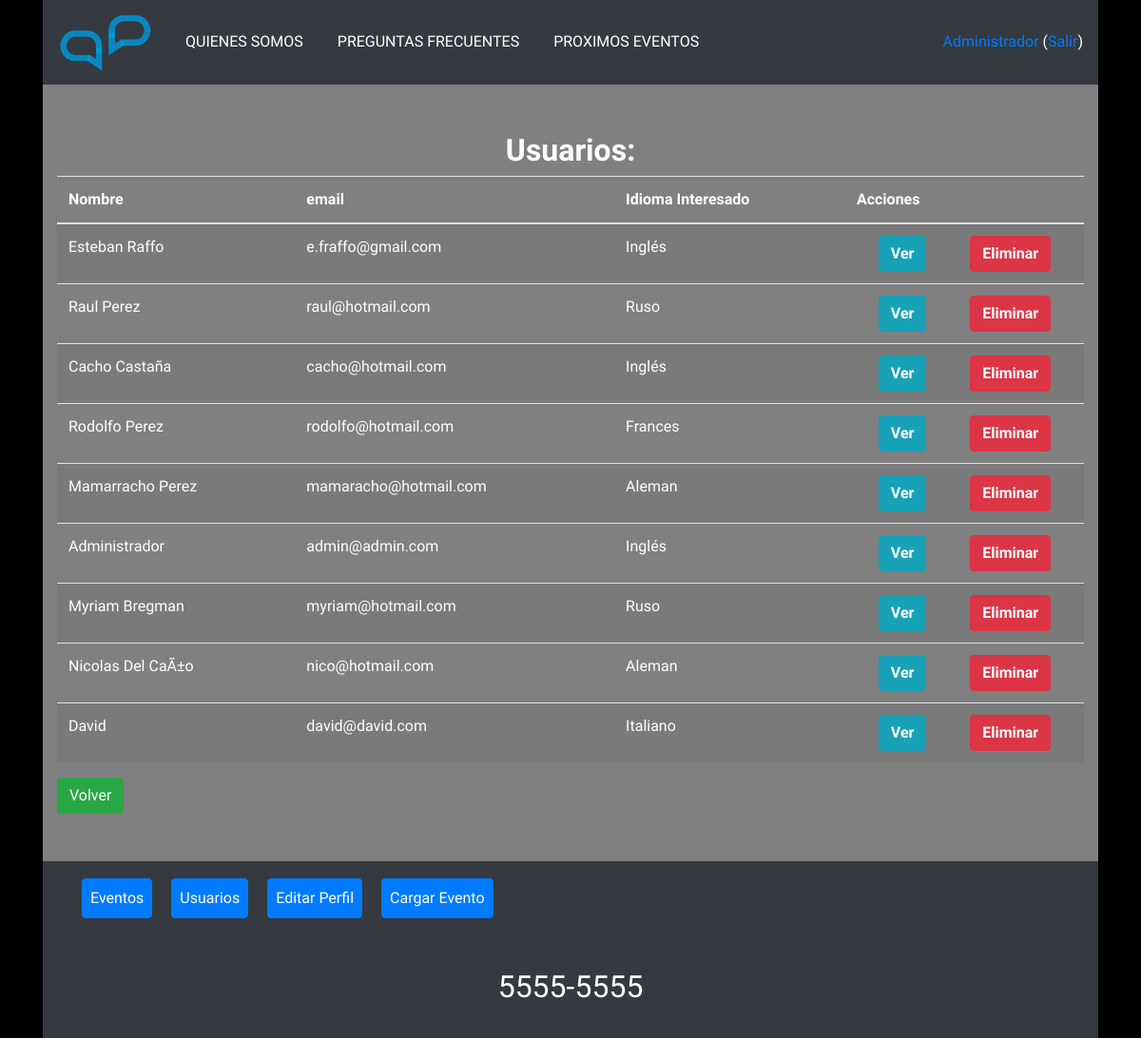
Page /VerUsuarios.php (signed in) on the committed database.
### tables this page shows
CREATE TABLE `users` (
  `id` int(10) NOT NULL AUTO_INCREMENT,
  `name` varchar(255) NOT NULL,
  `email` varchar(190) NOT NULL,
  `password` varchar(255) NOT NULL,
  `age` int(10) NOT NULL,
  `telephone` varchar(255) NOT NULL,
  `country` varchar(255) NOT NULL,
  `website` varchar(100) NOT NULL,
  `message` varchar(100) DEFAULT NULL,
  `sex` varchar(100) NOT NULL,
  `language` varchar(100) NOT NULL,
  `role_id` int(11) DEFAULT NULL,
  `created_at` timestamp NULL DEFAULT NULL,
  `updated_at` timestamp NULL DEFAULT NULL,
  `photo` varchar(255) DEFAULT NULL,
  PRIMARY KEY (`id`),
  UNIQUE KEY `users_email_unique` (`email`)
);

### funciones.php (called while the page is built, shortened)
<?php
	require_once('Clases/MySQL_DB.php');
	require_once('Clases/Modelo.php');
	require_once("Clases/Usuarios.php");
	require_once("Clases/usuario.php");
  if(isset($_SESSION['id'])) {
		$usuario = traerUsuarioPorId($_SESSION['id']);
	} else {
		$usuario = null;
	}
	function estaLogueado() {
		return isset($_SESSION['id']);
	}
	function traerUsuarioPorId($id){
		$unUsuario = new usuario(null, null);
		$unUsuario->find($id);
		if($unUsuario){
			return $unUsuario;
		}
		return false;
	}
	function dbConnect(){
		$ruta = 'mysql:host=localhost; dbname=tpi_db; charset=utf8; port=3306';
		$usuario = 'root';
		$password = 'root';
		$opciones = array(PDO::MYSQL_ATTR_INIT_COMMAND => "SET NAMES utf8");
		try {
			$conn = new PDO($ruta, $usuario, $password, $opciones);
			$conn->setAttribute(PDO::ATTR_ERRMODE, PDO::ERRMODE_EXCEPTION);
			return $conn;
		}
		catch( PDOException $ErrorEnConexion ) {
			echo "Error DB, dbConnect(): ".$ErrorEnConexion->getMessage();
			return false;
		}
	}

### Clases/MySQL_DB.php (called while the page is built, shortened)
<?php
class MySQL_DB extends DB
{
  protected $conn;
  public function __construct($conn){
    if($conn){
      $this->conn = $conn;
    }else{
      try {
        $this->conn = new PDO('mysql:host=localhost; dbname=tpi_db; charset=utf8; port=3306', 'root', 'root', array(PDO::MYSQL_ATTR_INIT_COMMAND => "SET NAMES utf8"));
        $this->conn->setAttribute(PDO::ATTR_ERRMODE, PDO::ERRMODE_EXCEPTION);
      } catch (Exception $e) {
        echo $e->getMessage();
        exit;
      }
    }
  }
  public function select($tabla, $columnas, $modelo){
    $campos = '';
    foreach ($columnas as $value) {
      if (in_array($value, $modelo->columns)) {
        $campos .= $value . ',';
      }
    }
    $campos = trim($campos, ',');
    $sql = 'select '.$campos.' from '.$tabla;
    try {
      $ConsultaALaBase = $this->conn->prepare($sql);
      $ConsultaALaBase->execute();
    } catch (Exception $e) {
      $e->getMessage();
    }
    return $ConsultaALaBase->fetchAll(PDO::FETCH_ASSOC);
  }
  public function find($tabla, $id)
  {
    $sql = 'select * from '.$tabla.' where id = :id';
    try {
      $stmt = $this->conn->prepare($sql);
      $stmt->bindValue(':id', $id);
      $stmt->execute();
    } catch(Exception $e) {
      echo "Error MySQL_DB->find();\n";
      $e->getMessage();
      exit;
    }
    return $stmt->fetch(PDO::FETCH_ASSOC);
  }
}

### Clases/Modelo.php (called while the page is built, shortened)
<?php
class Modelo
{
  public $table;
  public $columns;
  public $datos;
  protected $db;
  public function __construct($datos=[], $conn)
  {
    $this->datos = $datos;
    $this->db = new MySQL_DB($conn);
  }
  public function getAttr($attr)
  {
    return isset($this->datos[$attr]) ? $this->datos[$attr] : null;
  }
  public function setAttr($attr, $value)
  {
    $this->datos[$attr] = $value;
  }
  public function select(){
    return $this->db->select($this->table, $this->columns, $this);
  }
  public function find($id){
    $reg = $this->db->find($this->table, $id);
  }
}

### Clases/Usuarios.php (called while the page is built, shortened)
<?php
  class Usuarios {
    public static $TodosLosUsuarios;
    public static function ObtenerTodos() {
      if (!isset(self::$TodosLosUsuarios)) {
        $UsuariosADevolver = array();
        if(!($conn = dbConnect())) {
          echo "Conexión fallida. Usuarios::ObtenerTodos.";
          exit;
        }
        $unUsuario = new usuario(null, $conn);
        $Registros = $unUsuario->select();
        foreach($Registros as $unRegistro) {
        		$unUsuario = new usuario($unRegistro, $conn);
            $UsuariosADevolver[] = $unUsuario;
        }
        self::$TodosLosUsuarios = $UsuariosADevolver;
      } else {
        $UsuariosADevolver = self::$TodosLosUsuarios;
      }
      return $UsuariosADevolver;
    }
  }
?>

### Clases/usuario.php (called while the page is built, shortened)
<?php
  class usuario extends Modelo{
    public function getName(){
       return $this->getAttr('name');
    }
    public function getEmail(){
       return $this->getAttr('email');
    }
    public function getLanguage(){
      return $this->getAttr('language');
    }
    public function isAdmin() {
      return $this->getAttr('role_id') == 1;
    }
  }
?>

### VerUsuarios.php (the view, shortened to what this page needs)
<?php
  require_once("funciones.php");
  $TodosLosUsuarios = Usuarios::ObtenerTodos();
?>
<?php $TituloPagina = "Listado de usuario"; include 'header.php'; ?>
<h1>Usuarios:</h1>
<table class="table table-striped table-hover">
  <thead>
    <tr>
      <th>Nombre</th>
      <th>email</th>
      <th>Idioma Interesado</th>
      <th>Acciones</th>
    </tr>
  </thead>
  <tbody>
    <?php foreach($TodosLosUsuarios as $unUsuario): ?>
    <tr>
      <td><?=$unUsuario->getName();?></td>
      <td><?=$unUsuario->getEmail();?></td>
      <td><?=$unUsuario->getLanguage();?></td>
      <td>
        <div class="d-flex justify-content-around">
          <form class="" action="UsuarioDetalle.php" method="get">
            <button type="submit" class="btn btn-info" name="">
              <span><strong>Ver</strong></span>
            </button>
          </form>
          <?php if ($usuario->isAdmin()): ?>
            <form class="" action="deleteUser.php" method="post">
                <button type="submit" class="btn btn-danger" name="">
                  <span><strong>Eliminar</strong></span>
                </button>
            </form>
          <?php endif; ?>
        </div>
      </td>
    </tr>
    <?php endforeach; ?>
  </tbody>
</table>
<a class="btn btn-success" href="perfil.php">Volver</a>
<?php include 'footer.php'; ?>

### header.php (shortened to what this page needs)
<?php require_once("funciones.php"); ?>
<!DOCTYPE html>
<html>
  <head>
    <link rel="stylesheet" href="css/styles.css">
  </head>
  <body>
    <div class="container">
      <nav class="navbar navbar-expand-lg navbar-dark bg-dark">
        <a href="index.php" class="navbar-brand">
          <img class="logo" src="images/Logo.png">
        </a>
        <div class="collapse navbar-collapse" id="navbarSupportedContent">
          <ul class="navbar-nav mr-auto mt-2 mt-lg-0">
            <li class="nav-item active"><a href="quienesSomos.php" class="nav-link">QUIENES SOMOS</a></li>
            <li class="nav-item active"><a href="preguntasFrecuentes.php" class="nav-link">PREGUNTAS FRECUENTES</a></li>
            <li class="nav-item active"><a href="VerEventos.php" class="nav-link">PROXIMOS EVENTOS</a></li>
          </ul>
          <div>
            <?php if(estaLogueado()): ?>
              <a href=perfil.php><?= $usuario->getAttr('name') ?> </a>
              (<a href=logout.php>Salir</a>)
            <?php else: ?>
              <a href=registracion.php><ion-icon name="person"></ion-icon>Registrar</a>
              <a href=login.php><ion-icon name="log-in"></ion-icon> Ingresar</a>
            <?php endif;?>
          </div>
        </div>
      </nav>
      <div class="row">
        <div class="col-sm cuerpo color-cuerpo">

### css/styles.css (style rules this page uses)
* { box-sizing: border-box; }
body { background-color: black; font-family: 'PT Sans Narrow', sans-serif; color: white; }
.cuerpo { padding: 50px 15px; margin: 0px 15px 0px 15px; }
.color-cuerpo { background-color: grey; color: white; }
.logo { max-width: 100px; }
h1 { font-family: 'Pattaya', sans-serif; font-weight: bolder; font-size: 2em; text-align: center; }
ul { padding: 0px; }
li { margin: 10px; padding: 0px; list-style: none; border-radius: 10px; }
a { text-decoration: none; }
::placeholder { color: white; }

### rows in the picture
users: name "Administrador", email "admin@admin.com", language "Inglés"
users: name "Esteban Raffo", email "e.fraffo@gmail.com", language "Inglés"
users: name "Raul Perez", email "raul@hotmail.com", language "Ruso"
users: name "Cacho Castaña", email "cacho@hotmail.com", language "Inglés"
users: name "Rodolfo Perez", email "rodolfo@hotmail.com", language "Frances"
users: name "Mamarracho Perez", email "mamaracho@hotmail.com", language "Aleman"
users: name "Myriam Bregman", email "myriam@hotmail.com", language "Ruso"
users: name "Nicolas Del CaÃ±o", email "nico@hotmail.com", language "Aleman"
users: name "David", email "david@david.com", language "Italiano"
